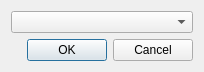
<ui version="4.0" >
 <class>SelectSegment</class>
 <widget class="QDialog" name="SelectSegment" >
  <property name="geometry" >
   <rect>
    <x>0</x>
    <y>0</y>
    <width>204</width>
    <height>69</height>
   </rect>
  </property>
  <property name="windowTitle" >
   <string>Segment for Curve</string>
  </property>
  <layout class="QVBoxLayout" >
   <item>
    <widget class="QComboBox" name="comboBox" />
   </item>
   <item>
    <widget class="QDialogButtonBox" name="buttonBox" >
     <property name="standardButtons" >
      <set>QDialogButtonBox::Cancel|QDialogButtonBox::NoButton|QDialogButtonBox::Ok</set>
     </property>
    </widget>
   </item>
  </layout>
 </widget>
 <resources/>
 <connections/>
</ui>
